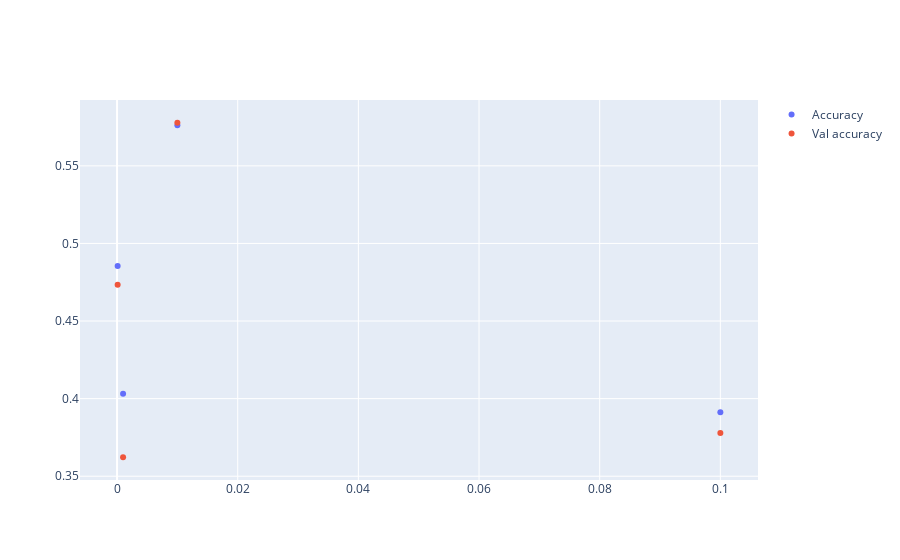

Notebook cell for this chart:
### Code cell
fig = go.Figure()
fig.add_trace(go.Scatter(x = alpha, y = result_acc,
                    mode='markers',
                    name='Accuracy'))
fig.add_trace(go.Scatter(x = alpha, y = result_val_acc,
                        mode = 'markers',
                        name = 'Val accuracy'))
fig.show()

### Figure 1 — Plotly figure (JSON) as saved in the notebook; plotly's stock layout.template omitted (floating-point values rounded to 4 significant figures)
{"data": [{"mode": "markers", "name": "Accuracy", "type": "scatter", "x": [0.1, 0.01, 0.001, 0.0001], "y": [0.3912, 0.5761, 0.4031, 0.4855]}, {"mode": "markers", "name": "Val accuracy", "type": "scatter", "x": [0.1, 0.01, 0.001, 0.0001], "y": [0.3778, 0.5778, 0.3622, 0.4733]}], "layout": {}}
